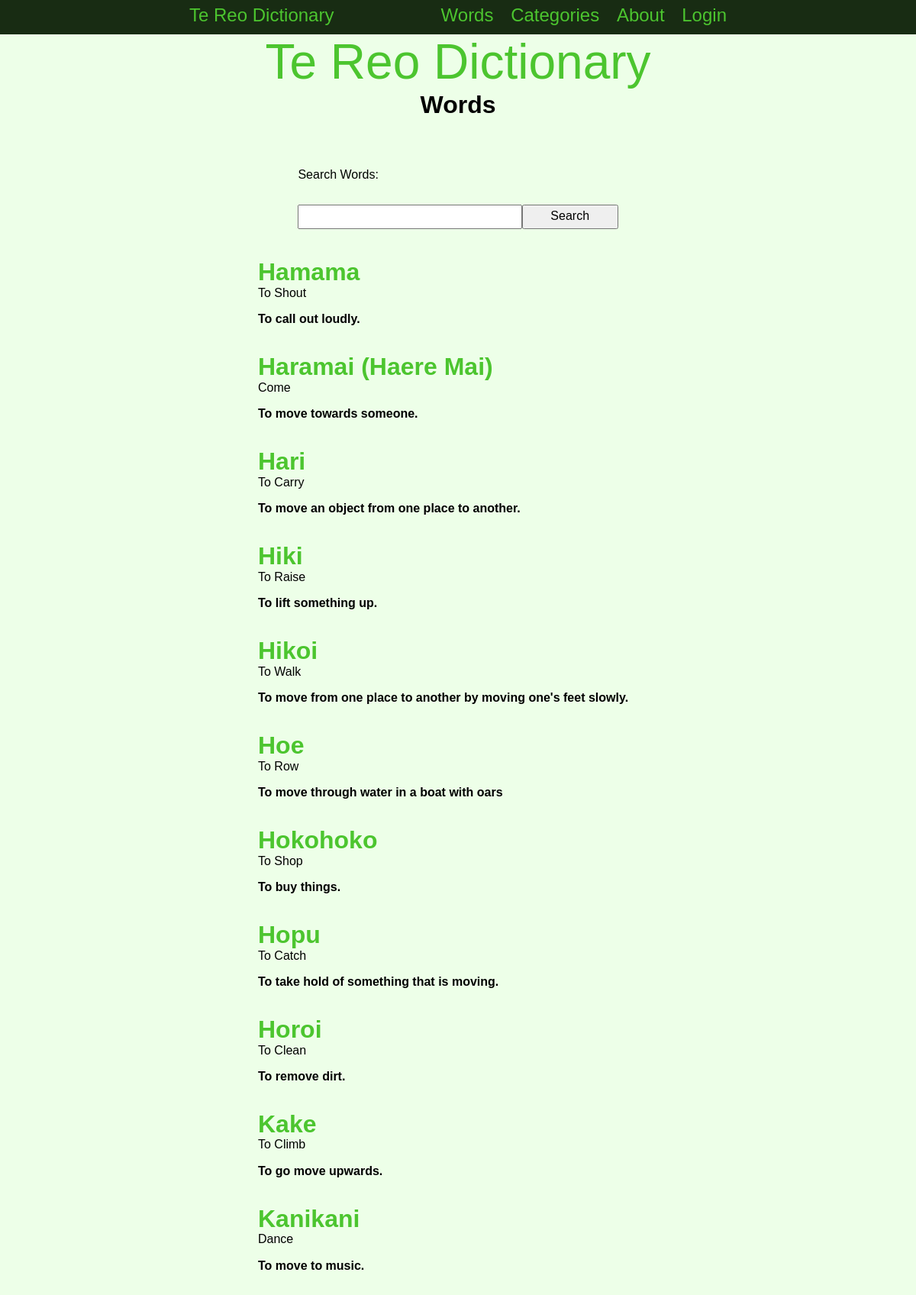
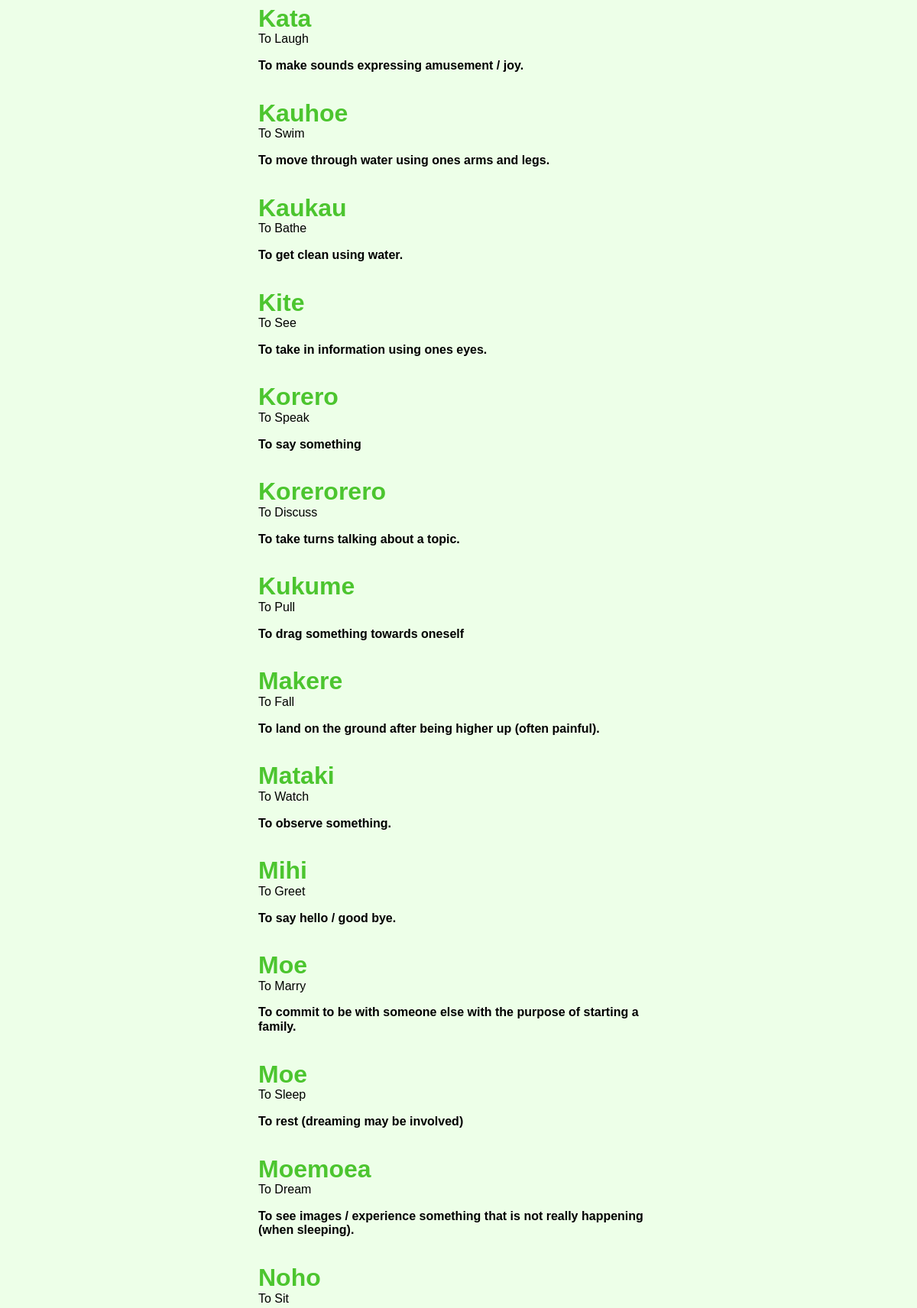
Page /words/category/1 (upper part) on the committed database (2 pictures, top to bottom).
### tables this page shows
CREATE TABLE "words"
(
    id               integer
        constraint words_pk
            primary key autoincrement,
    english_word     varchar(30),
    maori_word       varchar(30),
    definition       varchar(100),
    category         varchar(30),
    level            integer,
    last_edited_date date,
    last_edited_by   varchar(70),
    image_name       varchar(30)
);

### app.py (the view)
@app.route('/words/category/<category_id>', methods=['POST', 'GET'])
def render_wordcategory(category_id):
    if request.method == 'POST':
        search = request.form.get('search').lower().strip()
        return redirect('/words/' + search)
    category = database_select('SELECT category FROM categories WHERE category_id = ?', (category_id,))[0][0]
    words = database_select('SELECT * FROM words WHERE category = ?', (category,))
    if len(words) == 0:
        words = None
    return render_template('words.html', logged_in=is_logged_in(), user_info=user_info(), word_info=words)

### app.py (called while the page is built)
def create_connection(db_file):
    try:
        connection = sqlite3.connect(db_file)
        return connection
    except Error as e:
        print(e)
    return None

def database_select(query, info):
    con = create_connection(DATABASE)
    cur = con.cursor()
    cur.execute(query, info)
    info = cur.fetchall()
    con.close()
    return info

def is_logged_in():
    if session.get('email') is None:
        return False
    else:
        return True

def user_info():
    return session

### templates/words.html (shortened to what this page needs)
{% extends "base.html" %}
{% block pageheading %}Words{% endblock %}
{% block main %}
    <table><tr><td>
        <form class="form" method="POST">
            <div class="form-group">
                <div class="form-button">Search Words:</div>
            </div>
            <div class="form-group">
                <div class="form-element"><input type="text" name="search" id="search" required></div>
                <div class="form-button-label"><input type="submit" value="Search"></div>
            </div>
       </form>
    </td></tr></table>
    <br>
    {% if word_info != None %}
        {% for word in word_info %}
            <table class="word_display">
                <tr>
                    <td colspan="2"><h3 onclick="togglePopup{{ word[0] }}()">{{ word[2] }}</h3><p>{{ word[1] }}</p></td>
                </tr>
                <tr>
                    <td colspan="2" class="definition">{{ word[3] }}</td>
                </tr>
            </table>
            <br>
        {% endfor %}
    {% else %}
        <h2>No results found</h2>
    {% endif %}
{% endblock %}

### static/TeReoDictionary.css (style rules this page uses)
* { font-family: 'Rage Italic', sans-serif; padding: 0; margin: 0; box-sizing: border-box; }
body { background-color: rgb(237, 255, 232); }
h3 { font-size: 2rem; color: rgb(76, 197, 47); }
.word_display h3 { cursor: pointer; }
.definition { font-weight: bold; }
.form { width: 80%; margin: auto; padding-bottom: 1rem; margin-bottom: 20px; display: block; }
.form-group { padding-top: 3rem; }
.form-group input { padding: 0.3rem; width: 100%; }
.form-button-label { width: 30%; float: left; }
.form-element { width: 70%; float: left; }
.form-button { width: 100%; float: left; }
table { border-collapse: collapse; width: 75%; margin: auto; table-layout: fixed; }
td, tr { padding: 8px; }

### rows in the picture
words: maori_word "Hamama", english_word "To Shout", definition "To call out loudly."
words: maori_word "Haramai (Haere Mai)", english_word "Come", definition "To move towards someone."
words: maori_word "Hari", english_word "To Carry", definition "To move an object from one place to another."
words: maori_word "Hiki", english_word "To Raise", definition "To lift something up."
words: maori_word "Hikoi", english_word "To Walk", definition "To move from one place to another by moving one's feet slowly."
words: maori_word "Hoe", english_word "To Row", definition "To move through water in a boat with oars"
words: maori_word "Hokohoko", english_word "To Shop", definition "To buy things."
words: maori_word "Hopu", english_word "To Catch", definition "To take hold of something that is moving."
words: maori_word "Horoi", english_word "To Clean", definition "To remove dirt."
words: maori_word "Kake", english_word "To Climb", definition "To go move upwards."
words: maori_word "Kanikani", english_word "Dance", definition "To move to music."
words: maori_word "Kata", english_word "To Laugh", definition "To make sounds expressing amusement / joy."
words: maori_word "Kauhoe", english_word "To Swim", definition "To move through water using ones arms and legs."
words: maori_word "Kaukau", english_word "To Bathe", definition "To get clean using water."
words: maori_word "Kite", english_word "To See", definition "To take in information using ones eyes."
words: maori_word "Korero", english_word "To Speak", definition "To say something"
words: maori_word "Korerorero", english_word "To Discuss", definition "To take turns talking about a topic."
words: maori_word "Kukume", english_word "To Pull", definition "To drag something towards oneself"
words: maori_word "Makere", english_word "To Fall", definition "To land on the ground after being higher up (often painful)."
words: maori_word "Mataki", english_word "To Watch", definition "To observe something."
words: maori_word "Mihi", english_word "To Greet", definition "To say hello / good bye."
words: maori_word "Moe", english_word "To Marry", definition "To commit to be with someone else with the purpose of starting a family."
words: maori_word "Moe", english_word "To Sleep", definition "To rest (dreaming may be involved)"
words: maori_word "Moemoea", english_word "To Dream", definition "To see images / experience something that is not really happening (when sleeping)."
words: maori_word "Noho", english_word "To Sit"
